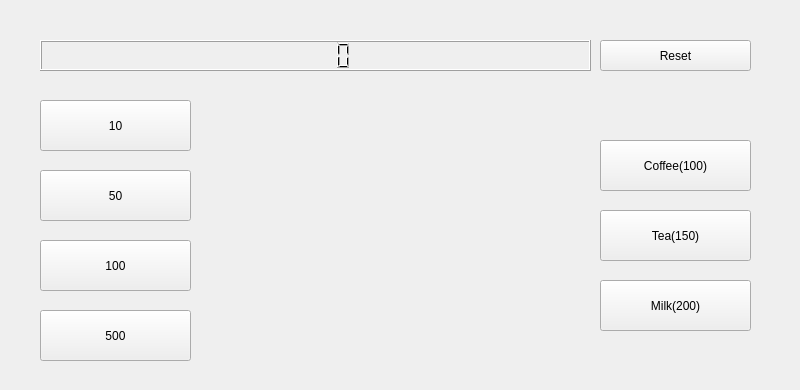
<?xml version="1.0" encoding="UTF-8"?>
<ui version="4.0">
 <class>Widget</class>
 <widget class="QWidget" name="Widget">
  <property name="geometry">
   <rect>
    <x>0</x>
    <y>0</y>
    <width>800</width>
    <height>390</height>
   </rect>
  </property>
  <property name="windowTitle">
   <string>Widget</string>
  </property>
  <widget class="QLCDNumber" name="Money">
   <property name="geometry">
    <rect>
     <x>40</x>
     <y>40</y>
     <width>551</width>
     <height>31</height>
    </rect>
   </property>
  </widget>
  <widget class="QPushButton" name="pb_10">
   <property name="geometry">
    <rect>
     <x>40</x>
     <y>100</y>
     <width>151</width>
     <height>51</height>
    </rect>
   </property>
   <property name="text">
    <string>10</string>
   </property>
  </widget>
  <widget class="QPushButton" name="pb_50">
   <property name="geometry">
    <rect>
     <x>40</x>
     <y>170</y>
     <width>151</width>
     <height>51</height>
    </rect>
   </property>
   <property name="text">
    <string>50</string>
   </property>
  </widget>
  <widget class="QPushButton" name="pb_100">
   <property name="geometry">
    <rect>
     <x>40</x>
     <y>240</y>
     <width>151</width>
     <height>51</height>
    </rect>
   </property>
   <property name="text">
    <string>100</string>
   </property>
  </widget>
  <widget class="QPushButton" name="pb_500">
   <property name="geometry">
    <rect>
     <x>40</x>
     <y>310</y>
     <width>151</width>
     <height>51</height>
    </rect>
   </property>
   <property name="text">
    <string>500</string>
   </property>
  </widget>
  <widget class="QPushButton" name="Coffee">
   <property name="geometry">
    <rect>
     <x>600</x>
     <y>140</y>
     <width>151</width>
     <height>51</height>
    </rect>
   </property>
   <property name="text">
    <string>Coffee(100)</string>
   </property>
  </widget>
  <widget class="QPushButton" name="Milk">
   <property name="geometry">
    <rect>
     <x>600</x>
     <y>280</y>
     <width>151</width>
     <height>51</height>
    </rect>
   </property>
   <property name="text">
    <string>Milk(200)</string>
   </property>
  </widget>
  <widget class="QPushButton" name="Tea">
   <property name="geometry">
    <rect>
     <x>600</x>
     <y>210</y>
     <width>151</width>
     <height>51</height>
    </rect>
   </property>
   <property name="text">
    <string>Tea(150)</string>
   </property>
  </widget>
  <widget class="QPushButton" name="Reset">
   <property name="geometry">
    <rect>
     <x>600</x>
     <y>40</y>
     <width>151</width>
     <height>31</height>
    </rect>
   </property>
   <property name="text">
    <string>Reset</string>
   </property>
  </widget>
 </widget>
 <resources/>
 <connections/>
</ui>
